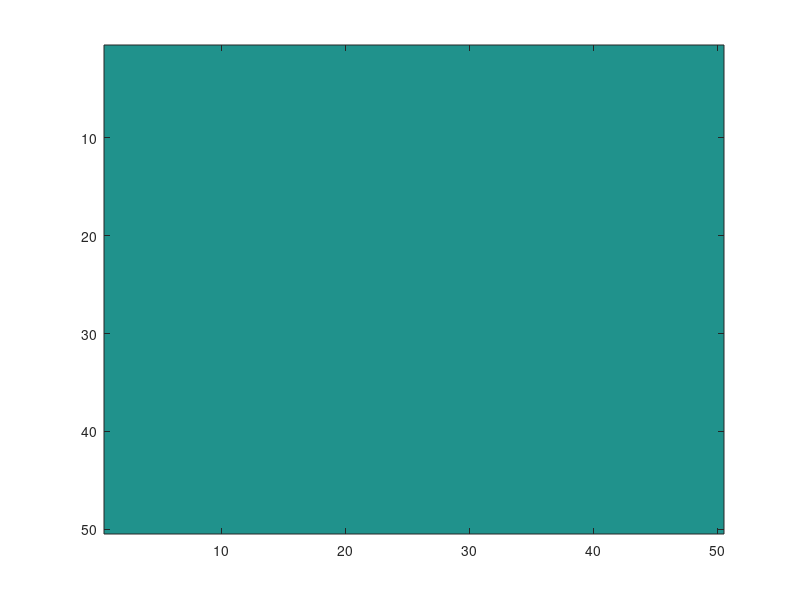

Write the MATLAB code that produced this figure. (Note: this script raises an error after producing the figure.)
close all; 
set(groot,'defaultLineLineWidth',2.0)
mkdir('report/project2/figs');

N = 50;
S = zeros(N,1);
noise = 0.2;
V = rand(N,1);
V(V >= 0.5) = 1;V(V < 0.5) = -1;
% Create matrix with w_ij = (v_i*v_j/N)
W = V * V';
figure(11);
imagesc(20*log(abs(W)));
% Reset diagonal elements to zero (no self connections)

% Task 1
T = 100;
fig1 = figure(1);
V_noise = patternWithNoise(V, noise);
[M, H, S, E] = runSim([V, V_noise],repmat(W, 1, 1, 2),[V, V],T);
plot(1:T, M*100); %The network is stable, and "reconstructs" the original pattern
xlabel('Iterations');
ylabel('Similarity [%]');
title(["Stability of network", "with single pattern"]);
legend('V vs V', 'V_{noise} vs V');
ylim([-10 110]);

saveas(fig1, "report/project2/figs/stable.eps", "epsc");
fig2 = figure(2);
plot(1:T, E);
legend('V vs V', 'V_{noise} vs V');
xlabel('Iterations');
ylabel('Energy');
title(["Energy of network", "with single pattern"]);
saveas(fig2, "report/project2/figs/stable-energy.eps", "epsc");

% Task 3
U = rand(N, 1);
Y = rand(N, 1);
U(U >= 0.5) = 1; U(U < 0.5) = -1;
Y(Y >= 0.5) = 1; Y(Y < 0.5) = -1;
U_noise = patternWithNoise(U, noise);
Y_noise = patternWithNoise(Y, noise);
W = (V*V' + U*U' + Y*Y') / 3;
[M, H, S, E] = runSim([V,V_noise, U, U_noise, Y, Y_noise], repmat(W, 1, 1, 6), [V, V, U, U, Y, Y_noise], T);
fig3 = figure(3);
plot(1:T, M*100);
xlabel('Iterations');
ylabel('Similarity [%]');
title({'Similarity', 'with multiple patterns'});
l = legend('V vs V', 'V_{noise} vs V', 'U vs U', 'U_{noise} vs U');
l.Location = 'southeast';
ylim([-10 110]);
saveas(fig3, "report/project2/figs/multiple-patterns.eps", "epsc");
fig4 = figure(4);
plot(1:T, E);
xlabel('Iterations');
ylabel('Energy');
title({'Energy of network', 'with multiple patterns'});
legend("V", "V_{noise}", "U", "U_{noise}");
saveas(fig4, "report/project2/figs/multiple-patterns-energy.eps", "epsc");
%% QR-codes
noise = 0.9;
fig5 = figure(5);
I = loadQRPatternFromPng('qr-code.png');
V = I(:);
[I, N] = loadQRPatternFromPng('qr-code-2.png');
U = I(:);
V_noise = patternWithNoise(V, noise);
U_noise = U;
U_noise(floor(end/2):end) = 1;
U_inv = -1*U;
U_inv2 = U_inv;
U_inv2(1:floor(end/3)) = -1* U_inv2(1:floor(end/3));
R = rand(size(V,1), 1);
W = V*V' + U*U';
W = W / 2; %M=4
T = 1000;
[M, H, S, E] = runSim([V, V_noise, U, U_noise, U_inv, U_inv2], repmat(W, 1, 1, 6), [V, V, U, U, U, U], T);
subplot(2,3,1);
displayImage(V);
title('Original QR#1');
axis image;
subplot(2,3,2);
displayImage(V_noise);
title(sprintf('With %.0f %% noise', noise * 100));
axis image;
subplot(2, 3, 3);
displayImage(S(:, 2));
title(["Reconstructed", "by Hopfield network"]);
axis image;
subplot(2,3,4);
displayImage(U);
title('Original QR#2');
axis image;
subplot(2,3,5);
displayImage(U_noise);
title('After loosing half');
axis image;
subplot(2, 3, 6);
displayImage(S(:, 4));
title(["Reconstructed", "by Hopfield network"]);
axis image;
% Create arrow
annotation('arrow',[0.63 0.68],...
    [0.75 0.75]);

% Create arrow
annotation('arrow',[0.35 0.4],...
    [0.75 0.75]);

% Create arrow
annotation('arrow',[0.35 0.4],...
    [0.275 0.275]);

% Create arrow
annotation('arrow',[0.63 0.68],...
    [0.275 0.275]);
saveas(fig5, 'report/project2/figs/qr-code.eps', "epsc");
fig6 = figure(6);
plot(1:T, M(:, 1:4)*100);
l = legend('QR#1', 'QR#1 with noise', 'QR#2', 'QR#2 with loss');
l.Location = 'southeast';
xlabel('Iterations');
ylabel('Similarity [%]');
ylim([-10 110]);
title("Stability of network");
saveas(fig6, 'report/project2/figs/qr-code-sim.eps', "epsc");

fig7 = figure(7);
plot(1:T, E(:, 1:4));
xlabel("Iterations");
ylabel("Energy");
title(["Energy of network", "with multiple QR-codes"]);
legend('QR#1', 'QR#1 with noise', 'QR#2', 'QR#2 with loss');
saveas(fig7, 'report/project2/figs/qr-code-energy.eps', "epsc");

fig8 = figure(8);
subplot(2,3,1);
displayImage(U);
title('Original QR#2');
axis image;
subplot(2,3,2);
displayImage(U_inv);
title('After invertion');
axis image;
subplot(2, 3, 3);
displayImage(S(:, 5));
title(["Reconstructed", "by Hopfield network"]);
axis image;
subplot(2,3,4);
displayImage(U);
title('Original QR#2');
axis image;
subplot(2,3,5);
displayImage(U_inv2);
title({'After inverting', 'a 2/3 of the bits'});
axis image;
subplot(2, 3, 6);
displayImage(S(:, 6));
title(["Reconstructed", "by Hopfield network"]);
axis image;
% Create arrow
annotation('arrow',[0.63 0.68],...
    [0.75 0.75]);

% Create arrow
annotation('arrow',[0.35 0.4],...
    [0.75 0.75]);

% Create arrow
annotation('arrow',[0.35 0.4],...
    [0.275 0.275]);

% Create arrow
annotation('arrow',[0.63 0.68],...
    [0.275 0.275]);
saveas(fig8, "report/project2/figs/qr-inverted.eps", "epsc");

function [V_noise] = patternWithNoise(V, p)
    V_noise = V;
    N = size(V, 1);
    n_p = floor(p*N);
    V_noise(randsample(N, n_p)) = rand(n_p, 1);
    V_noise(V_noise >= 0.5) = 1; V_noise(V_noise < 0.5) = -1;
end

function [I, N] = loadQRPatternFromPng(filename)
    I = rgb2gray(imread(filename));
    I = I(any(I == 0, 2), :);
    I = I(:, any(I == 0, 1));
    I = double(I);
    I(I < 50) = -1; 
    I(I > 50) = 1;
    N = numel(I);
end

function displayImage(I)
    N = sqrt(numel(I));
    img = reshape(I, N, N);
    img(img == 1) = 255;
    img(img == -1) = 0;
    img = uint8(img);
    image(img);
    yticks([]);
    xticks([]);
    colormap(gray);
end